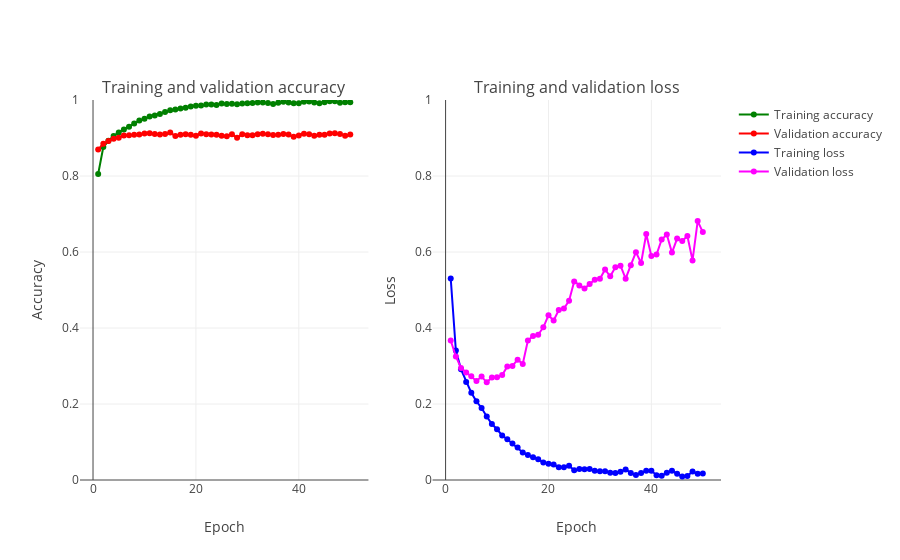

Here is the notebook cell this chart was saved with:
### Markdown cell above
## <a id="53">Validation accuracy and loss</a>

Let's plot the train and validation accuracy and loss, from the train history.

### Code cell
def create_trace(x,y,ylabel,color):
        trace = go.Scatter(
            x = x,y = y,
            name=ylabel,
            marker=dict(color=color),
            mode = "markers+lines",
            text=x
        )
        return trace
    
def plot_accuracy_and_loss(train_model):
    hist = train_model.history
    acc = hist['acc']
    val_acc = hist['val_acc']
    loss = hist['loss']
    val_loss = hist['val_loss']
    epochs = list(range(1,len(acc)+1))
    
    trace_ta = create_trace(epochs,acc,"Training accuracy", "Green")
    trace_va = create_trace(epochs,val_acc,"Validation accuracy", "Red")
    trace_tl = create_trace(epochs,loss,"Training loss", "Blue")
    trace_vl = create_trace(epochs,val_loss,"Validation loss", "Magenta")
   
    fig = tools.make_subplots(rows=1,cols=2, subplot_titles=('Training and validation accuracy',
                                                             'Training and validation loss'))
    fig.append_trace(trace_ta,1,1)
    fig.append_trace(trace_va,1,1)
    fig.append_trace(trace_tl,1,2)
    fig.append_trace(trace_vl,1,2)
    fig['layout']['xaxis'].update(title = 'Epoch')
    fig['layout']['xaxis2'].update(title = 'Epoch')
    fig['layout']['yaxis'].update(title = 'Accuracy', range=[0,1])
    fig['layout']['yaxis2'].update(title = 'Loss', range=[0,1])

    
    iplot(fig, filename='accuracy-loss')

plot_accuracy_and_loss(train_model)

### Figure 1 — Plotly figure (JSON) as saved in the notebook; plotly's stock layout.template omitted (floating-point values rounded to 4 significant figures)
{"data": [{"marker": {"color": "Green"}, "mode": "markers+lines", "name": "Training accuracy", "text": ["1", "2", "3", "4", "5", "6", "7", "8", "9", "10", "11", "12", "13", "14", "15", "16", "17", "18", "19", "20", "21", "22", "23", "24", "25", "26", "27", "28", "29", "30", "31", "32", "33", "34", "35", "36", "37", "38", "39", "40", "41", "42", "43", "44", "45", "46", "47", "48", "49", "50"], "x": [1, 2, 3, 4, 5, 6, 7, 8, 9, 10, 11, 12, 13, 14, 15, 16, 17, 18, 19, 20, 21, 22, 23, 24, 25, 26, 27, 28, 29, 30, 31, 32, 33, 34, 35, 36, 37, 38, 39, 40, 41, 42, 43, 44, 45, 46, 47, 48, 49, 50], "y": [0.8052, 0.8763, 0.8927, 0.9051, 0.9147, 0.9221, 0.9294, 0.9379, 0.9458, 0.9504, 0.9565, 0.9592, 0.9633, 0.9687, 0.9731, 0.9748, 0.9776, 0.9793, 0.9827, 0.9849, 0.9854, 0.988, 0.9879, 0.987, 0.9908, 0.9898, 0.9899, 0.989, 0.991, 0.9916, 0.9921, 0.9933, 0.9935, 0.9919, 0.9897, 0.9931, 0.9955, 0.9936, 0.9917, 0.9918, 0.9956, 0.9958, 0.9934, 0.9913, 0.9943, 0.9969, 0.9965, 0.9926, 0.9942, 0.994], "type": "scatter", "uid": "3ada2424-a202-11ed-bc7b-7b06880a3cb8", "xaxis": "x", "yaxis": "y"}, {"marker": {"color": "Red"}, "mode": "markers+lines", "name": "Validation accuracy", "text": ["1", "2", "3", "4", "5", "6", "7", "8", "9", "10", "11", "12", "13", "14", "15", "16", "17", "18", "19", "20", "21", "22", "23", "24", "25", "26", "27", "28", "29", "30", "31", "32", "33", "34", "35", "36", "37", "38", "39", "40", "41", "42", "43", "44", "45", "46", "47", "48", "49", "50"], "x": [1, 2, 3, 4, 5, 6, 7, 8, 9, 10, 11, 12, 13, 14, 15, 16, 17, 18, 19, 20, 21, 22, 23, 24, 25, 26, 27, 28, 29, 30, 31, 32, 33, 34, 35, 36, 37, 38, 39, 40, 41, 42, 43, 44, 45, 46, 47, 48, 49, 50], "y": [0.87, 0.8846, 0.8921, 0.8983, 0.9003, 0.9068, 0.907, 0.9087, 0.9091, 0.9118, 0.9127, 0.9108, 0.9092, 0.9107, 0.9143, 0.9053, 0.9083, 0.9099, 0.9087, 0.9061, 0.9121, 0.9099, 0.9095, 0.9087, 0.9059, 0.9046, 0.9097, 0.9006, 0.9096, 0.9074, 0.9071, 0.9097, 0.9111, 0.9101, 0.9082, 0.9082, 0.9102, 0.9093, 0.9031, 0.9066, 0.9112, 0.9102, 0.9062, 0.9085, 0.9084, 0.912, 0.9124, 0.9103, 0.9061, 0.9092], "type": "scatter", "uid": "3adb32ec-a202-11ed-bc7b-7b06880a3cb8", "xaxis": "x", "yaxis": "y"}, {"marker": {"color": "Blue"}, "mode": "markers+lines", "name": "Training loss", "text": ["1", "2", "3", "4", "5", "6", "7", "8", "9", "10", "11", "12", "13", "14", "15", "16", "17", "18", "19", "20", "21", "22", "23", "24", "25", "26", "27", "28", "29", "30", "31", "32", "33", "34", "35", "36", "37", "38", "39", "40", "41", "42", "43", "44", "45", "46", "47", "48", "49", "50"], "x": [1, 2, 3, 4, 5, 6, 7, 8, 9, 10, 11, 12, 13, 14, 15, 16, 17, 18, 19, 20, 21, 22, 23, 24, 25, 26, 27, 28, 29, 30, 31, 32, 33, 34, 35, 36, 37, 38, 39, 40, 41, 42, 43, 44, 45, 46, 47, 48, 49, 50], "y": [0.5305, 0.3406, 0.2913, 0.258, 0.2296, 0.207, 0.1895, 0.1669, 0.1473, 0.1334, 0.1172, 0.1071, 0.09629, 0.0853, 0.07249, 0.06611, 0.06003, 0.05446, 0.04581, 0.0426, 0.04079, 0.03362, 0.03375, 0.03729, 0.02537, 0.02886, 0.02808, 0.02904, 0.02452, 0.02302, 0.02272, 0.01926, 0.01816, 0.0219, 0.02766, 0.01858, 0.01317, 0.01868, 0.02451, 0.02417, 0.01277, 0.01143, 0.01876, 0.02438, 0.01618, 0.009011, 0.01043, 0.02236, 0.01673, 0.01741], "type": "scatter", "uid": "3adc41be-a202-11ed-bc7b-7b06880a3cb8", "xaxis": "x2", "yaxis": "y2"}, {"marker": {"color": "Magenta"}, "mode": "markers+lines", "name": "Validation loss", "text": ["1", "2", "3", "4", "5", "6", "7", "8", "9", "10", "11", "12", "13", "14", "15", "16", "17", "18", "19", "20", "21", "22", "23", "24", "25", "26", "27", "28", "29", "30", "31", "32", "33", "34", "35", "36", "37", "38", "39", "40", "41", "42", "43", "44", "45", "46", "47", "48", "49", "50"], "x": [1, 2, 3, 4, 5, 6, 7, 8, 9, 10, 11, 12, 13, 14, 15, 16, 17, 18, 19, 20, 21, 22, 23, 24, 25, 26, 27, 28, 29, 30, 31, 32, 33, 34, 35, 36, 37, 38, 39, 40, 41, 42, 43, 44, 45, 46, 47, 48, 49, 50], "y": [0.3671, 0.3251, 0.295, 0.283, 0.2733, 0.2604, 0.2722, 0.2571, 0.2696, 0.2707, 0.2761, 0.2987, 0.3003, 0.3167, 0.3053, 0.3669, 0.3791, 0.3823, 0.4017, 0.4335, 0.4199, 0.4474, 0.4513, 0.4718, 0.5226, 0.5121, 0.5036, 0.5159, 0.5271, 0.5294, 0.5539, 0.536, 0.5596, 0.5639, 0.5297, 0.5653, 0.5996, 0.571, 0.6473, 0.5894, 0.5932, 0.633, 0.6459, 0.5984, 0.6354, 0.6291, 0.6423, 0.5779, 0.6814, 0.6523], "type": "scatter", "uid": "3add4eba-a202-11ed-bc7b-7b06880a3cb8", "xaxis": "x2", "yaxis": "y2"}], "layout": {"annotations": [{"font": {"size": 16}, "showarrow": false, "text": "Training and validation accuracy", "x": 0.225, "xanchor": "center", "xref": "paper", "y": 1, "yanchor": "bottom", "yref": "paper"}, {"font": {"size": 16}, "showarrow": false, "text": "Training and validation loss", "x": 0.775, "xanchor": "center", "xref": "paper", "y": 1, "yanchor": "bottom", "yref": "paper"}], "xaxis": {"anchor": "y", "domain": [0, 0.45], "title": {"text": "Epoch"}, "type": "linear", "range": [-2.769, 53.77], "autorange": true}, "yaxis": {"anchor": "x", "domain": [0, 1], "title": {"text": "Accuracy"}, "range": [0, 1], "type": "linear"}, "xaxis2": {"anchor": "y2", "domain": [0.55, 1], "title": {"text": "Epoch"}, "type": "linear", "range": [-2.769, 53.77], "autorange": true}, "yaxis2": {"anchor": "x2", "domain": [0, 1], "title": {"text": "Loss"}, "range": [0, 1], "type": "linear"}, "autosize": true}}
